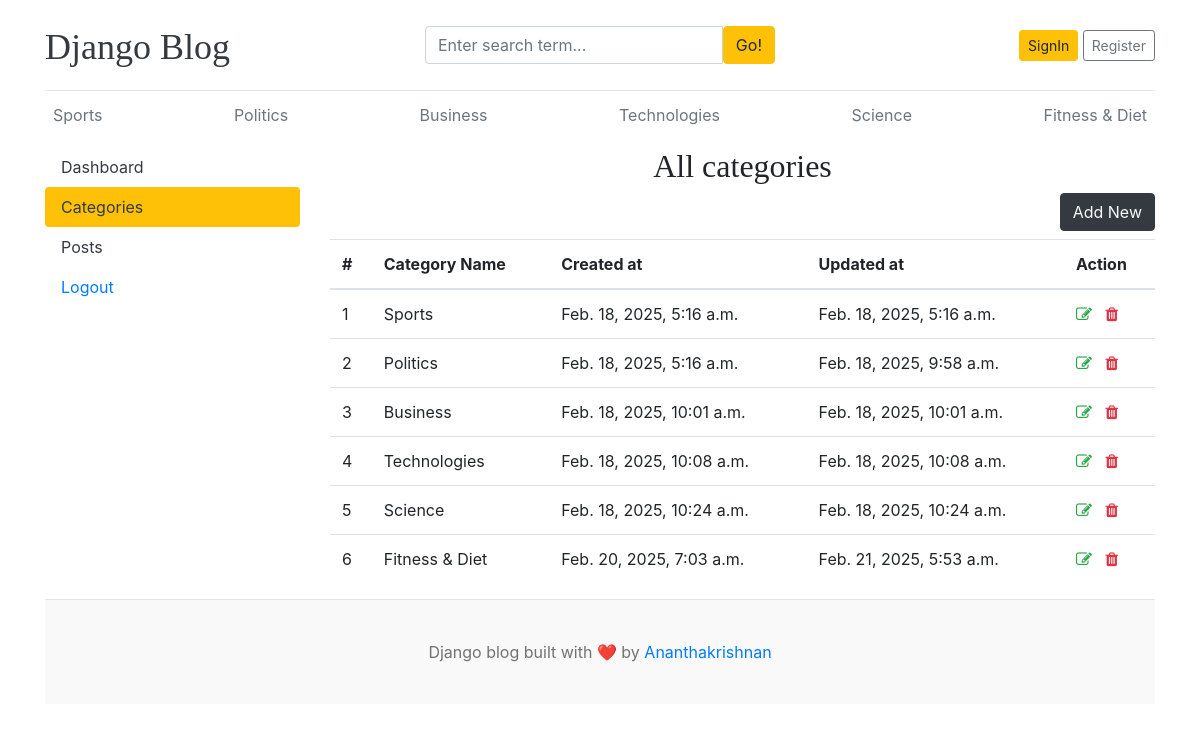
/dashboard/categories/, run on the app's committed database.
### blogs/models.py (models this page shows)
class Category(models.Model):
    category_name=models.CharField(max_length=50,unique=True)
    created_at=models.DateTimeField(auto_now_add=True)
    updated_at=models.DateTimeField(auto_now=True)
    class Meta:
        verbose_name_plural="categories"
    def __str__(self):
        return self.category_name

### dashboards/views.py (the view)
# urls.py: path('categories/',views.categories,name="categories"),
def categories(request):
    return render(request,'dashboard/categories.html')

### blogs/context_processors.py (called while the page is built)
def get_categories(request):
    categories=Category.objects.all()
    return dict(categories=categories)

def get_sociallinks(request):
    sociallinks=SocialLink.objects.all()
    return dict(sociallinks=sociallinks)

### templates/dashboard/categories.html (shortened to what this page needs)
{% extends "base.html" %}
{% block content %}
<div class="row">
    {% include "dashboard/sidebar.html" %}
   <div class="col-md-9">
    <h2 class="text-center">All categories</h2>
    <a href="{% url 'add_category' %}" class="btn btn-dark text-light float-right mb-2">Add New</a>
    <table class="table table-hover">
        <thead>
          <tr>
            <th>#</th>
            <th>Category Name</th>
            <th>Created at</th>
            <th>Updated at</th>
            <th>Action</th>
          </tr>
        </thead>
        <tbody>
        {% for cat in categories %}
          <tr>
            <td>{{forloop.counter}}</td>
            <td>{{cat}}</td>
            <td>{{cat.created_at}}</td>
            <td>{{cat.updated_at}}</td>
            <td><a href="{% url 'edit_category' cat.id %}"><i class="fa fa-edit text-success"></i></a>
                <a href="{% url 'delete_category' cat.id %} "><i class="fa fa-trash text-danger"></i></a>
            </td>
          </tr>
        {% endfor %}
        </tbody>
      </table>
   </div>
</div>
{% endblock%}

### templates/base.html (shortened to what this page needs)
{% load static %}
<!DOCTYPE html>
<html lang="en">
<head>
    <link href="https://getbootstrap.com/docs/4.0/dist/css/bootstrap.min.css" rel="stylesheet">
    <link href="{% static 'css/blog.css' %}" rel="stylesheet">
    <link rel="stylesheet" href="https://cdnjs.cloudflare.com/ajax/libs/font-awesome/4.7.0/css/font-awesome.min.css">
</head>
<body>
    <div class="container">
        <header class="blog-header py-3">
            <div class="row flex-nowrap justify-content-between align-items-center">
                <div class="col-4 pt-1">
                    <a class="blog-header-logo text-dark" href="/">Django Blog</a>
                </div>
                <div class="col-4">
                    <form action="{% url 'search' %}" method="GET">
                        <div class="input-group">
                            <input class="form-control" type="text" name="keyword" value="{{keyword}}" placeholder="Enter search term..." aria-label="Enter search term..." aria-describedby="button-search" />
                            <button  type="submit" class="btn btn-warning" id="button-search" type="button">Go!</button>
                        </div>
                    </form>
                </div>
                <div class="col-4 d-flex justify-content-end align-items-center">
                    {% if not user.is_authenticated %}
                    <a class="btn btn-sm btn-warning" href="{% url 'login' %}">SignIn</a> &nbsp;
                    <a class="btn btn-sm btn-outline-secondary" href="{% url 'register'%}">Register</a>
                    {% else %}
                    <span><a href="{% url 'dashboard'%}">Dashboard</a></span>
                    &emsp;
                    <span><a href="{% url 'logout' %}">Logout</a></span>
                    {% endif %}
                </div>
            </div>
        </header>
        <div class="nav-scroller py-1 mb-2">
            <nav class="nav d-flex justify-content-between">
                {% for cat in categories %}
                    <a class="p-2 text-muted" href="{% url 'post_by_category' cat.id%}">{{ cat.category_name }}</a>
                {% endfor %}
            </nav>
        </div>
{% block content%}
{% endblock %}
<footer class="blog-footer">
    <p>Django blog built with ❤️ by <a href="#">Ananthakrishnan</a></p>
</footer>
</body>
</html>

### static/css/blog.css (style rules this page uses)
.blog-header { border-bottom: 1px solid #e5e5e5; }
.blog-header-logo { font-family: "Playfair Display", Georgia, "Times New Roman", serif; font-size: 2.25rem; }
h1, h2, h3, h4, h5, h6 { font-family: "Playfair Display", Georgia, "Times New Roman", serif; }
.blog-footer { padding: 2.5rem 0; color: #727272; text-align: center; background-color: #f9f9f9; border-top: .05rem solid #e5e5e5; }
.blog-footer p:last-child { margin-bottom: 0; }

### data on the page
Category: category_name "Sports", created_at "Feb. 18, 2025, 5:16 a.m.", updated_at "Feb. 18, 2025, 5:16 a.m."
Category: category_name "Politics", created_at "Feb. 18, 2025, 5:16 a.m.", updated_at "Feb. 18, 2025, 9:58 a.m."
Category: category_name "Business", created_at "Feb. 18, 2025, 10:01 a.m.", updated_at "Feb. 18, 2025, 10:01 a.m."
Category: category_name "Technologies", created_at "Feb. 18, 2025, 10:08 a.m.", updated_at "Feb. 18, 2025, 10:08 a.m."
Category: category_name "Science", created_at "Feb. 18, 2025, 10:24 a.m.", updated_at "Feb. 18, 2025, 10:24 a.m."
Category: category_name "Fitness & Diet", created_at "Feb. 20, 2025, 7:03 a.m.", updated_at "Feb. 21, 2025, 5:53 a.m."
